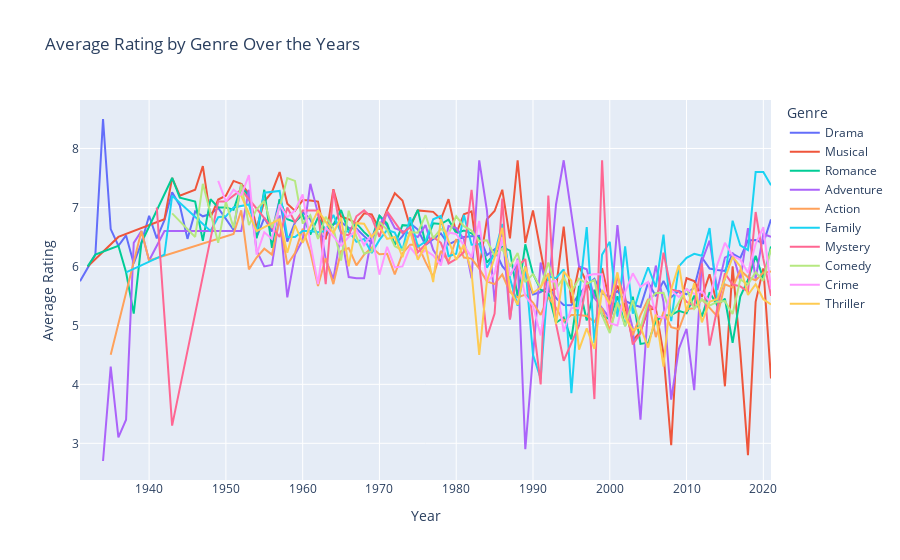

Notebook cell for this chart:
### Code cell
#group data by year and claculate the average rating
avg_data_by_year = movie_data.groupby(['Year', 'Genre'])['Rating'].mean().reset_index()

#get the top 10 genre
top_genre = movie_data['Genre'].value_counts().head(10).index

#filter the data to include only the top 3 genre
average_rating_by_genre = avg_data_by_year[avg_data_by_year['Genre'].isin(top_genre)]

#create the plot with plotly express
figure = px.line(average_rating_by_genre, x='Year', y='Rating', color='Genre',
              title='Average Rating by Genre Over the Years',
              labels={'Year': 'Release Year', 'Rating': 'Average Rating'})
figure.update_layout(xaxis_title= 'Year', yaxis_title='Average Rating')
figure.show()
